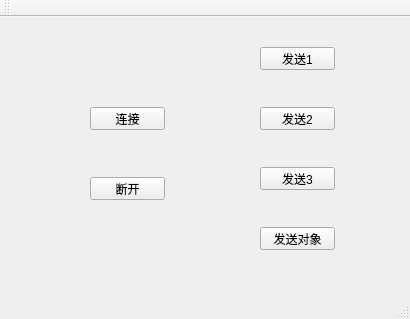
<?xml version="1.0" encoding="UTF-8"?>
<ui version="4.0">
 <class>MainWindow</class>
 <widget class="QMainWindow" name="MainWindow">
  <property name="geometry">
   <rect>
    <x>0</x>
    <y>0</y>
    <width>410</width>
    <height>319</height>
   </rect>
  </property>
  <property name="windowTitle">
   <string>MainWindow</string>
  </property>
  <widget class="QWidget" name="centralWidget">
   <widget class="QPushButton" name="conneButton">
    <property name="geometry">
     <rect>
      <x>90</x>
      <y>90</y>
      <width>75</width>
      <height>23</height>
     </rect>
    </property>
    <property name="text">
     <string>连接</string>
    </property>
   </widget>
   <widget class="QPushButton" name="sendButton">
    <property name="geometry">
     <rect>
      <x>260</x>
      <y>30</y>
      <width>75</width>
      <height>23</height>
     </rect>
    </property>
    <property name="text">
     <string>发送1</string>
    </property>
   </widget>
   <widget class="QPushButton" name="diconnButton">
    <property name="geometry">
     <rect>
      <x>90</x>
      <y>160</y>
      <width>75</width>
      <height>23</height>
     </rect>
    </property>
    <property name="text">
     <string>断开</string>
    </property>
   </widget>
   <widget class="QPushButton" name="pushButton">
    <property name="geometry">
     <rect>
      <x>260</x>
      <y>90</y>
      <width>75</width>
      <height>23</height>
     </rect>
    </property>
    <property name="text">
     <string>发送2</string>
    </property>
   </widget>
   <widget class="QPushButton" name="pushButton_2">
    <property name="geometry">
     <rect>
      <x>260</x>
      <y>150</y>
      <width>75</width>
      <height>23</height>
     </rect>
    </property>
    <property name="text">
     <string>发送3</string>
    </property>
   </widget>
   <widget class="QPushButton" name="pushButton_3">
    <property name="geometry">
     <rect>
      <x>260</x>
      <y>210</y>
      <width>75</width>
      <height>23</height>
     </rect>
    </property>
    <property name="text">
     <string>发送对象</string>
    </property>
   </widget>
  </widget>
  <widget class="QMenuBar" name="menuBar">
   <property name="geometry">
    <rect>
     <x>0</x>
     <y>0</y>
     <width>410</width>
     <height>23</height>
    </rect>
   </property>
  </widget>
  <widget class="QToolBar" name="mainToolBar">
   <attribute name="toolBarArea">
    <enum>TopToolBarArea</enum>
   </attribute>
   <attribute name="toolBarBreak">
    <bool>false</bool>
   </attribute>
  </widget>
  <widget class="QStatusBar" name="statusBar"/>
 </widget>
 <layoutdefault spacing="6" margin="11"/>
 <resources/>
 <connections/>
</ui>
